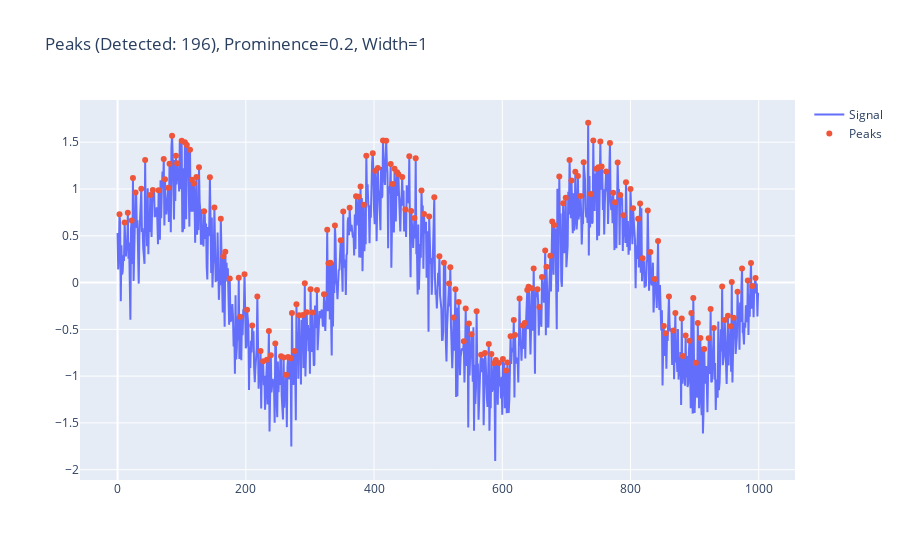
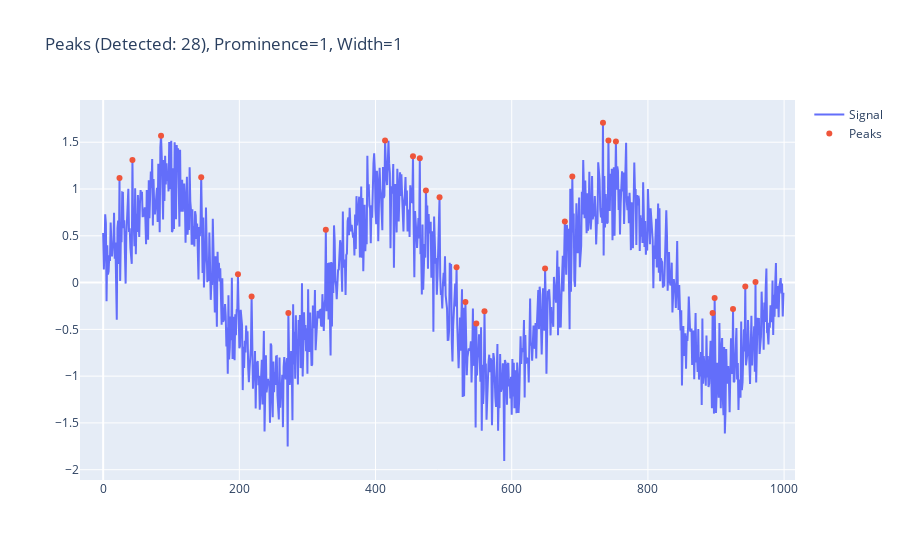

The notebook cell saved with these charts, in order:
### Markdown cell above
**Prominence**:

- The prominence of a peak measures how much the peak stands out due to its intrinsic height and its location relative to other peaks.
- It is the height of the peak’s summit relative to the highest contour line surrounding it and not containing any higher summit.
- Peaks with a prominence smaller than a threshold will be ignored.
- In simple terms, it is a measure of how a peak is distinguishable from its neighboring points (both on the left and the right side). Higher prominence value means that the peak is more distinguishable.

**Width**:

- The width of a peak is the horizontal distance between its left and right edges.
- The edges are the first points where the signal drops to half its peak height.
- The `width` parameter in `find_peaks` can be used to specify a minimum and/or maximum width for the detected peaks. It is given as a tuple `(min_width, max_width)`.
- Peaks with widths smaller than `min_width` or larger than `max_width` will be ignored.

In the `find_peaks` function from `scipy.signal`, these parameters are used to filter the detected peaks. Only the peaks with prominence higher than the specified `prominence` and width within the specified `width` range will be detected.

### Code cell
import numpy as np
import plotly.graph_objects as go
from scipy.signal import find_peaks

# Generate example signal
np.random.seed(0)
x = np.linspace(0, 6 * np.pi, 1000)  # 1000 points between 0 and 6*pi
signal = np.sin(x) + 0.3 * np.random.normal(size=x.size)

# Define function to plot signal and detected peaks using plotly
def plot_peaks_plotly(signal, peaks, prominence=None, width=None):
    title = f'Peaks (Detected: {len(peaks)})'  # Added count of detected peaks
    if prominence is not None:
        title += f', Prominence={prominence}'
    if width is not None:
        title += f', Width={width}'
    
    fig = go.Figure()
    fig.add_trace(go.Scatter(y=signal, mode='lines', name='Signal'))
    fig.add_trace(go.Scatter(x=peaks, y=signal[peaks], mode='markers', name='Peaks'))
    fig.update_layout(title=title)
    fig.show()

# Detect peaks with different prominence and width settings
prominence1, width1 = 0.2, 1
prominence2, width2 = 1, 1

peaks1, _ = find_peaks(signal, prominence=prominence1, width=width1)
peaks2, _ = find_peaks(signal, prominence=prominence2, width=width2)

# Plot results using plotly
plot_peaks_plotly(signal, peaks1, prominence=prominence1, width=width1)
plot_peaks_plotly(signal, peaks2, prominence=prominence2, width=width2)

### Figure 1 — Plotly figure (JSON) as saved in the notebook; plotly's stock layout.template omitted (floating-point values rounded to 4 significant figures; data arrays with more than 128 entries replaced by an {"elided": "..."} marker saying what was removed)
{"data": [{"mode": "lines", "name": "Signal", "type": "scatter", "y": {"elided": "1000 float values"}}, {"mode": "markers", "name": "Peaks", "type": "scatter", "x": {"elided": "196 int values"}, "y": {"elided": "196 float values"}}], "layout": {"autosize": true, "title": {"text": "Peaks (Detected: 196), Prominence=0.2, Width=1"}, "xaxis": {"autorange": true, "range": [-57.24, 1055.0], "type": "linear"}, "yaxis": {"autorange": true, "range": [-2.112, 1.999], "type": "linear"}}}

### Figure 2 — Plotly figure (JSON) as saved in the notebook; plotly's stock layout.template omitted (floating-point values rounded to 4 significant figures; data arrays with more than 128 entries replaced by an {"elided": "..."} marker saying what was removed)
{"data": [{"mode": "lines", "name": "Signal", "type": "scatter", "y": {"elided": "1000 float values"}}, {"mode": "markers", "name": "Peaks", "type": "scatter", "x": [24, 43, 85, 144, 198, 218, 272, 327, 414, 455, 465, 474, 494, 519, 532, 548, 560, 649, 678, 689, 734, 742, 753, 895, 898, 925, 943, 958], "y": [1.118, 1.31, 1.568, 1.127, 0.089, -0.1481, -0.3264, 0.564, 1.519, 1.351, 1.33, 0.9845, 0.9125, 0.1631, -0.208, -0.4382, -0.3059, 0.1504, 0.6514, 1.135, 1.708, 1.517, 1.506, -0.3249, -0.1661, -0.2829, -0.0429, 0.005275]}], "layout": {"autosize": true, "title": {"text": "Peaks (Detected: 28), Prominence=1, Width=1"}, "xaxis": {"autorange": true, "range": [-32.72, 1015.0], "type": "linear"}, "yaxis": {"autorange": true, "range": [-2.112, 1.999], "type": "linear"}}}
